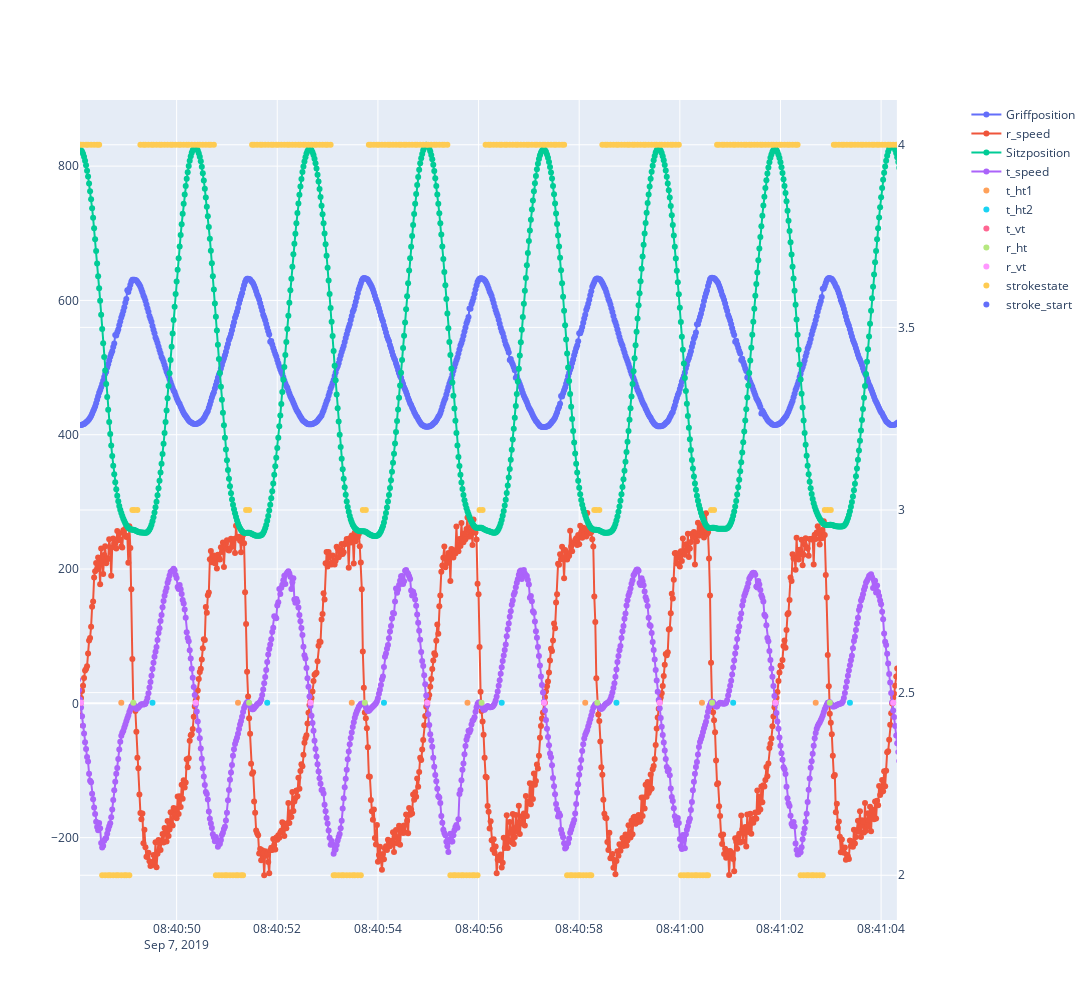

Notebook source saved alongside this figure:
### Code cell
# plot data

fig = make_subplots(specs=[[{"secondary_y": True}]])
fig.update_layout(
    autosize=False,
    width=1500,
    height=1000
)

dfp = df#[:1000]

# sensor data
fig.add_trace(go.Scatter(x=dfp.index, y=dfp['r_pos']*15,
                    mode='lines+markers',
                    name='Griffposition'),
            secondary_y=False)
fig.add_trace(go.Scatter(x=dfp.index, y=dfp['r_speed'],
                    mode='lines+markers',
                    name='r_speed'),
            secondary_y=False)
fig.add_trace(go.Scatter(x=dfp.index, y=dfp['t_pos'],
                    mode='lines+markers',
                    name='Sitzposition'),
            secondary_y=False)
fig.add_trace(go.Scatter(x=dfp.index, y=dfp['t_speed']*10,
                    mode='lines+markers',
                    name='t_speed'),
            secondary_y=False)

# sythetic data
fig.add_trace(go.Scatter(x=dfp.index, y=dfp['t_ht1'],
                    mode='markers',
                    name='t_ht1'),
            secondary_y=False)
fig.add_trace(go.Scatter(x=dfp.index, y=dfp['t_ht2'],
                    mode='markers',
                    name='t_ht2'),
            secondary_y=False)
fig.add_trace(go.Scatter(x=dfp.index, y=dfp['t_vt'],
                    mode='markers',
                    name='t_vt'),
            secondary_y=False)
fig.add_trace(go.Scatter(x=dfp.index, y=dfp['r_ht'],
                    mode='markers',
                    name='r_ht'),
            secondary_y=False)
fig.add_trace(go.Scatter(x=dfp.index, y=dfp['r_vt'],
                    mode='markers',
                    name='r_vt'),
            secondary_y=False)

# ergometer data
fig.add_trace(go.Scatter(x=dfp.index, y=dfp['strokestate'],
                    mode='markers',
                    name='strokestate'),
            secondary_y=True)
fig.add_trace(go.Scatter(x=dfp.index, y=dfp['stroke_start'],
                    mode='markers',
                    name='stroke_start'),
            secondary_y=True)

fig.show()

### Figure 1 — Plotly figure (JSON) as saved in the notebook; plotly's stock layout.template omitted (floating-point values rounded to 4 significant figures; data arrays with more than 128 entries replaced by an {"elided": "..."} marker saying what was removed)
{"data": [{"mode": "lines+markers", "name": "Griffposition", "type": "scatter", "x": {"elided": "1002 str values"}, "xaxis": "x", "y": {"elided": "1002 float values"}, "yaxis": "y"}, {"mode": "lines+markers", "name": "r_speed", "type": "scatter", "x": {"elided": "1002 str values"}, "xaxis": "x", "y": {"elided": "1002 float values"}, "yaxis": "y"}, {"mode": "lines+markers", "name": "Sitzposition", "type": "scatter", "x": {"elided": "1002 str values"}, "xaxis": "x", "y": {"elided": "1002 float values"}, "yaxis": "y"}, {"mode": "lines+markers", "name": "t_speed", "type": "scatter", "x": {"elided": "1002 str values"}, "xaxis": "x", "y": {"elided": "1002 float values"}, "yaxis": "y"}, {"mode": "markers", "name": "t_ht1", "type": "scatter", "x": {"elided": "1002 str values"}, "xaxis": "x", "y": {"elided": "1002 int values"}, "yaxis": "y"}, {"mode": "markers", "name": "t_ht2", "type": "scatter", "x": {"elided": "1002 str values"}, "xaxis": "x", "y": {"elided": "1002 int values"}, "yaxis": "y"}, {"mode": "markers", "name": "t_vt", "type": "scatter", "x": {"elided": "1002 str values"}, "xaxis": "x", "y": {"elided": "1002 int values"}, "yaxis": "y"}, {"mode": "markers", "name": "r_ht", "type": "scatter", "x": {"elided": "1002 str values"}, "xaxis": "x", "y": {"elided": "1002 int values"}, "yaxis": "y"}, {"mode": "markers", "name": "r_vt", "type": "scatter", "x": {"elided": "1002 str values"}, "xaxis": "x", "y": {"elided": "1002 int values"}, "yaxis": "y"}, {"mode": "markers", "name": "strokestate", "type": "scatter", "x": {"elided": "1002 str values"}, "xaxis": "x", "y": {"elided": "1002 int values"}, "yaxis": "y2"}, {"mode": "markers", "name": "stroke_start", "type": "scatter", "x": {"elided": "1002 str values"}, "xaxis": "x", "y": {"elided": "1002 null values"}, "yaxis": "y2"}], "layout": {"autosize": false, "height": 1000, "width": 1500, "xaxis": {"anchor": "y", "autorange": false, "domain": [0, 0.94], "range": ["2019-09-07 08:40:48.0795", "2019-09-07 08:41:04.3128"], "showspikes": false, "type": "date"}, "yaxis": {"anchor": "x", "autorange": true, "domain": [0, 1], "range": [-322.7, 898.5], "showspikes": false, "type": "linear"}, "yaxis2": {"anchor": "x", "autorange": true, "overlaying": "y", "range": [1.877, 4.123], "showspikes": false, "side": "right", "type": "linear"}}}
